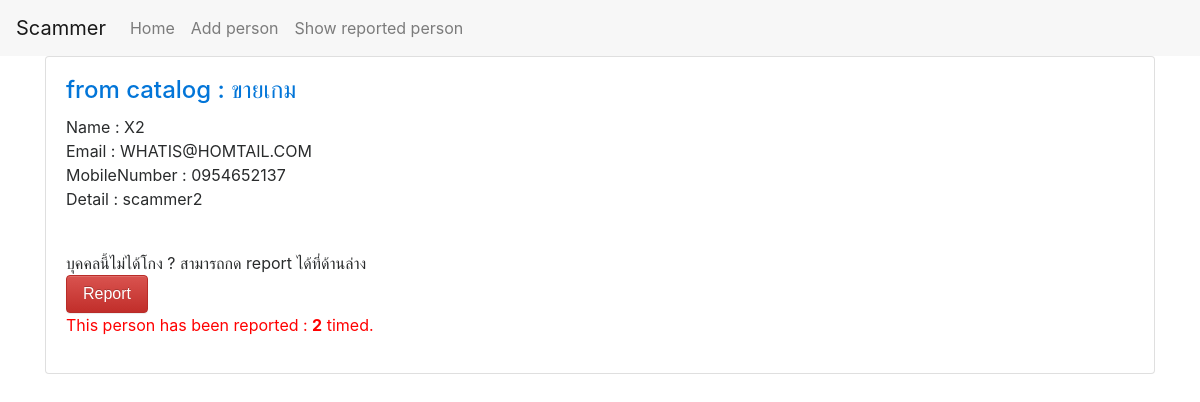
Screenshot of /detail/9 with the database file from the repository.
### scammerlist/models.py (models this page shows, shortened)
class Person(models.Model):
    catalog = models.ForeignKey(Catalog, on_delete=models.CASCADE)
    name = models.CharField(max_length=200)
    email = models.CharField(max_length=200)
    mobile_number = models.CharField(max_length=10)
    detail = models.CharField(max_length=400)
    last_report_time = models.DateTimeField(default=timezone.now())

class Catalog(models.Model):
    type_cat = models.CharField(max_length=200)
    def __str__(self):
        return self.type_cat

### scammerlist/views.py (the view)
# urls.py: url(r'^detail/(?P<person_id>[0-9]+)$', views.persondetail, name='person_de'),
def persondetail(request,person_id):
    person = get_object_or_404(Person,pk=person_id)
    return render(request,"scammerlist/detail_sub.html",{"person":person})

### scammerlist/templates/scammerlist/detail_sub.html (shortened to what this page needs)
{% load static %}
<head>
<link rel="stylesheet" href="{% static 'css/bootstrap.min.css' %}">
<link rel="stylesheet" href="{% static 'css/bootstrap-theme.min.css' %}">
</head>
    {% block content %}
        {% include 'scammerlist/navbar.html' %}
    {% endblock %}
<div class="container">
    <div class="card">
    <div class="card-block">
        <a href="{% url 'listname' person.catalog.id %}"><h4 class="card-title">from catalog : {{ person.catalog }}</h4></a>
        <p class="card-text">
          Name : {{ person.name }}<br>
          Email : {{ person.email }}<br>
          MobileNumber : {{ person.mobile_number }}<br>
          Detail : {{ person.detail }}<br><br>
        </p>
           บุคคลนี้ไม่ได้โกง  ? สามารถกด report ได้ที่ด้านล่าง<br> <a href="{% url 'person_report' person.id %}"><input type="submit" class="btn btn-danger" id="report_btn" value="Report"></a>
           {% if person.report_set.count == 0 %}
           <br><p>This person has been reported :  {{ person.report_set.count }} timed.</p>
           {% else %}
           <p style="color:red">This person has been reported :  <b>{{ person.report_set.count }}</b> timed.</p>
           {% endif %}
      </div>
    </div>
</div>

### rows the page displays
Person: catalog "ขายเกม", name "X2", email "WHATIS@HOMTAIL.COM", mobile_number "0954652137", detail "scammer2", report_set.count "2"
